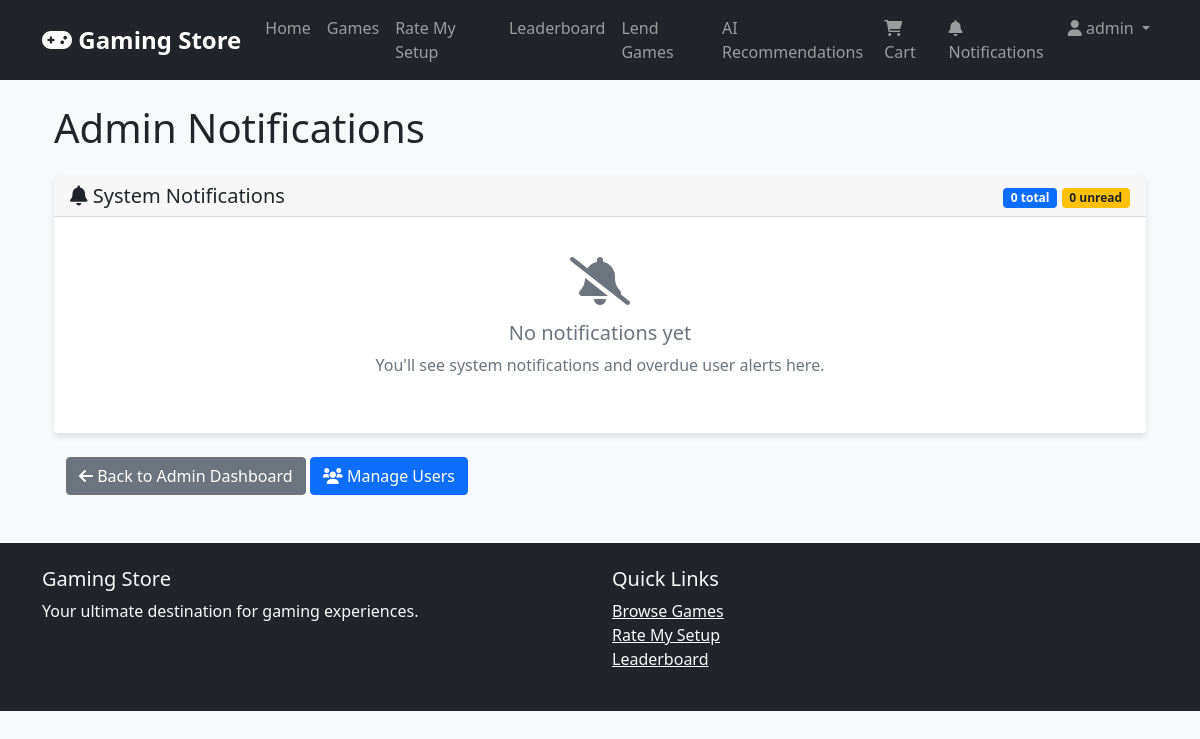
/admin/notifications (signed in), run on an earlier commit of the app's database.
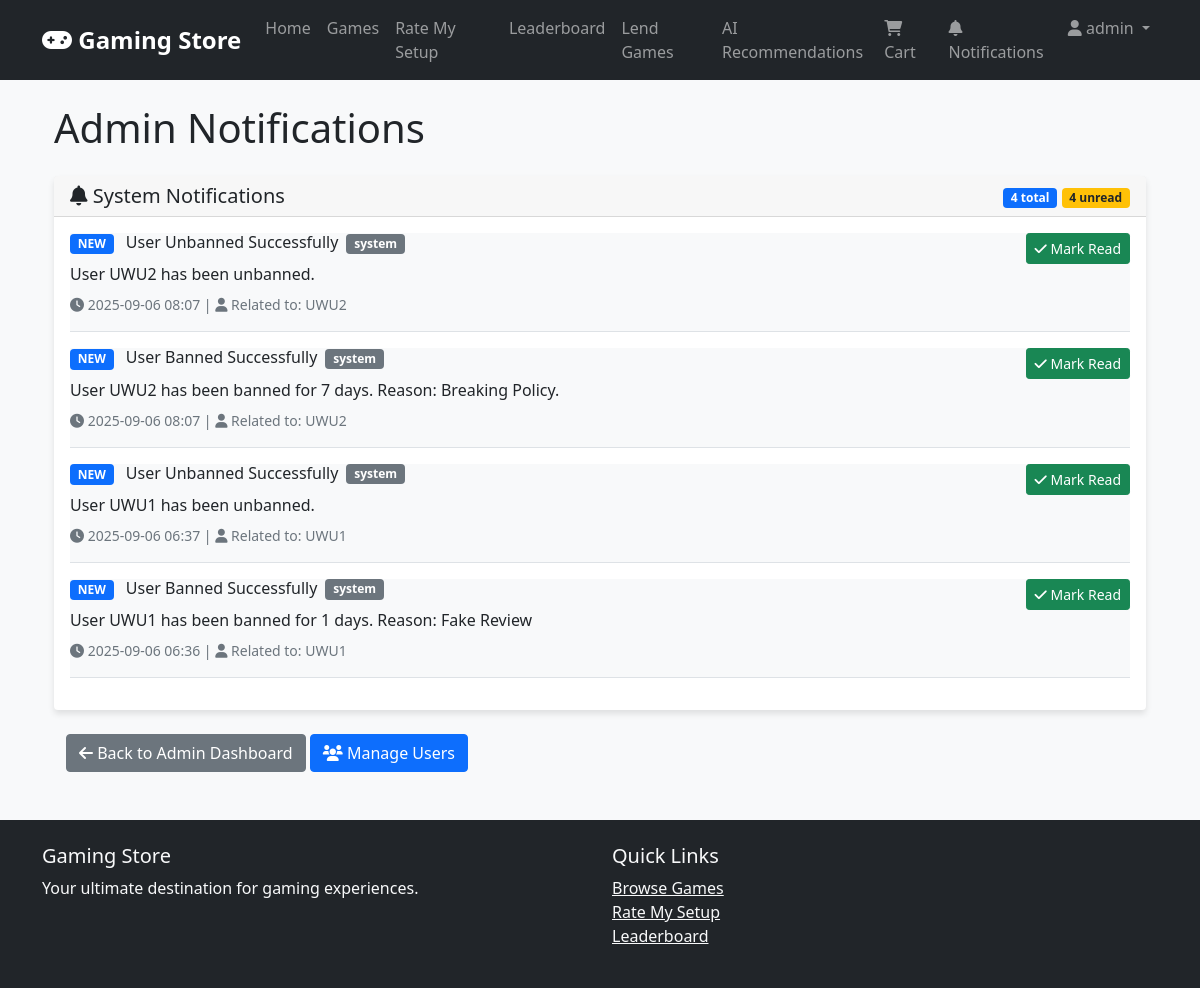
And on a later commit of the database.
### app.py (models this page shows, shortened)
class AdminNotification(db.Model):
    id = db.Column(db.Integer, primary_key=True)
    title = db.Column(db.String(200), nullable=False)
    message = db.Column(db.Text, nullable=False)
    is_read = db.Column(db.Boolean, default=False)
    notification_type = db.Column(db.String(50), default='general')  # 'overdue_user', 'system'
    related_user_id = db.Column(db.Integer, db.ForeignKey('user.id'))
    created_at = db.Column(db.DateTime, default=datetime.utcnow)
    related_user = db.relationship('User', backref='admin_notifications')

class User(db.Model):
    id = db.Column(db.Integer, primary_key=True)
    username = db.Column(db.String(80), unique=True, nullable=False)
    email = db.Column(db.String(120), unique=True, nullable=False)
    password_hash = db.Column(db.String(120), nullable=False)
    is_admin = db.Column(db.Boolean, default=False)
    popularity_points = db.Column(db.Integer, default=0)
    profile_picture = db.Column(db.String(200), default='default.jpg')
    bio = db.Column(db.Text)
    created_at = db.Column(db.DateTime, default=datetime.utcnow)
    is_banned = db.Column(db.Boolean, default=False)
    banned_at = db.Column(db.DateTime)
    banned_by = db.Column(db.Integer, db.ForeignKey('user.id'))
    ban_reason = db.Column(db.Text)
    ban_duration_days = db.Column(db.Integer)  # NULL for permanent, number for temporary

### app.py (the view)
@app.route('/admin/notifications')
@login_required
def admin_notifications():
    if not current_user.is_admin:
        flash('Access denied')
        return redirect(url_for('index'))
    notifications = AdminNotification.query.order_by(AdminNotification.created_at.desc()).all()
    return render_template('admin_notifications.html', notifications=notifications)

### app.py (called while the page is built, shortened)
@login_manager.user_loader
def load_user(user_id):
    return User.query.get(int(user_id))

def check_expired_bans():
    current_time = datetime.utcnow()
    expired_bans = User.query.filter(
        User.is_banned == True,
        User.ban_duration_days.isnot(None),
        User.banned_at.isnot(None)
    ).all()
    if expired_bans:
        db.session.commit()
        return len(expired_bans)
    return 0

@app.before_request
def check_overdue_before_request():
    if request.endpoint in (None, 'static'):
        return
    if current_user.is_authenticated:
        check_expired_bans()
        if getattr(current_user, 'is_banned', False):
            allowed_endpoints = {
                'logout', 'banned', 'static', 'mark_notification_read', 'clear_all_notifications'
            }
            if request.endpoint not in allowed_endpoints:
                return redirect(url_for('banned'))
    if current_user.is_authenticated and not current_user.is_admin:
        check_overdue_games()

### templates/admin_notifications.html (shortened to what the changed rows need)
{% extends "base.html" %}
{% block content %}
<div class="container mt-4">
    <h1 class="mb-4">Admin Notifications</h1>
    <div class="row">
        <div class="col-md-12">
            <div class="card">
                <div class="card-header d-flex justify-content-between align-items-center">
                    <div>
                        <span class="badge bg-primary">{{ notifications|length }} total</span>
                        <span class="badge bg-warning text-dark">{{ notifications|selectattr('is_read', 'equalto', false)|list|length }} unread</span>
                    </div>
                </div>
                <div class="card-body">
                    {% if notifications %}
                        {% for notification in notifications %}
                        <div class="border-bottom pb-3 mb-3 {% if not notification.is_read %}bg-light{% endif %}">
                            <div class="d-flex justify-content-between align-items-start">
                                <div class="flex-grow-1">
                                    <div class="d-flex align-items-center mb-2">
                                        <h6 class="mb-0 me-2">
                                            {% if not notification.is_read %}
                                            <span class="badge bg-primary me-2">NEW</span>
                                            {% endif %}
                                            {{ notification.title }}
                                        </h6>
                                        <span class="badge bg-secondary">{{ notification.notification_type }}</span>
                                    </div>
                                    <p class="mb-2">{{ notification.message }}</p>
                                    <div class="small text-muted">
                                        <i class="fas fa-clock"></i> {{ notification.created_at.strftime('%Y-%m-%d %H:%M') }}
                                        {% if notification.related_user %}
                                        | <i class="fas fa-user"></i> Related to: {{ notification.related_user.username }}
                                        {% endif %}
                                    </div>
                                </div>
                                <div class="ms-3">
                                    {% if not notification.is_read %}
                                    <form action="{{ url_for('admin_mark_notification_read', notification_id=notification.id) }}" method="post" style="display: inline;">
                                        <button type="submit" class="btn btn-success btn-sm">
                                            <i class="fas fa-check"></i> Mark Read
                                        </button>
                                    </form>
                                    {% else %}
                                    <span class="text-success">
                                        <i class="fas fa-check-circle"></i> Read
                                    </span>
                                    {% endif %}
                                </div>
                            </div>
                        </div>
                        {% endfor %}
                    {% else %}
                        <div class="text-center py-4">
                            <i class="fas fa-bell-slash fa-3x text-muted mb-3"></i>
                            <h5 class="text-muted">No notifications yet</h5>
                            <p class="text-muted">You'll see system notifications and overdue user alerts here.</p>
                        </div>
                    {% endif %}
                </div>
            </div>
        </div>
    </div>
</div>
{% endblock %}

What changed in the data, as far as the page shows it:
added AdminNotification: is_read "NEW", title "User Unbanned Successfully", notification_type "system", message "User UWU2 has been unbanned.", created_at "2025-09-06 08:07", related_user.username "UWU2"
added AdminNotification: is_read "NEW", title "User Banned Successfully", notification_type "system", message "User UWU2 has been banned for 7 days. Reason: Breaking Policy.", created_at "2025-09-06 08:07", related_user.username "UWU2"
added AdminNotification: is_read "NEW", title "User Unbanned Successfully", notification_type "system", message "User UWU1 has been unbanned.", created_at "2025-09-06 06:37", related_user.username "UWU1"
added AdminNotification: is_read "NEW", title "User Banned Successfully", notification_type "system", message "User UWU1 has been banned for 1 days. Reason: Fake Review", created_at "2025-09-06 06:36", related_user.username "UWU1"
Also different on the page:
{{ notifications|length }}: "0" → "4"
{{ notifications|selectattr('is_read', 'equalto', false)|list|length }}: "0" → "4"
text no longer shown: "No notifications yet You'll see system notifications and overdue user alerts here."
